Frame 1 (no input): blank canvas, image omitted
Frame 60 (the mouse pressed at the canvas centre just before this capture): blank canvas, image omitted
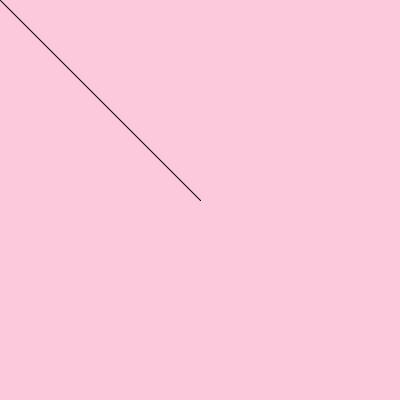
Frame 120 (the mouse held since frame 60 and released just before this capture)

The Processing sketch whose frames 1 and 60 were blank and that drew this single picture after the mouse press (run headless with seeded random() and noise(); from frame 60 on, the mouse is pressed at the canvas centre):

// Processing sketch: week17_painter_mousePressed_keyPressed_stroke
// ── week17_painter_mousePressed_keyPressed_stroke.pde
void setup(){
  size(400,400);
  background(#FCC9DC);
}
void draw(){
  if(mousePressed){
    line(mouseX,mouseY,pmouseX,pmouseY);
  }
}
void keyPressed(){
  if(key=='1') stroke(255,0,0);
  if(key=='2') stroke(0,255,0);
}
